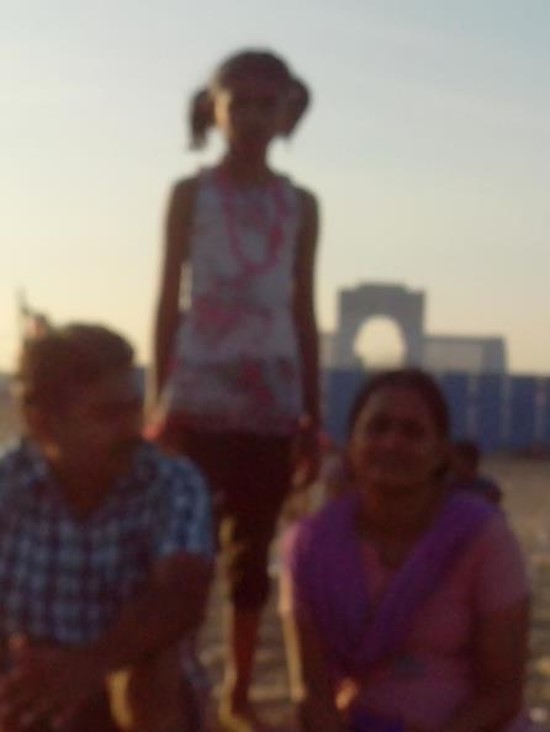
#> input picture digital-assignment-1/images/picture1.jpg, 550 x 732 px, found by its file name
$ python filtering_with_morphological_operators.py
#> lines starting #> are read from the running program, lines starting #| are printed output that depends on the picture; after the words box and inside, x2 and y2 are one past the last pixel; in counts of white or black regions, pixels touching at a corner belong together
import cv2
import numpy as np

# Load the image
img = cv2.imread('images/picture1.jpg', 0)
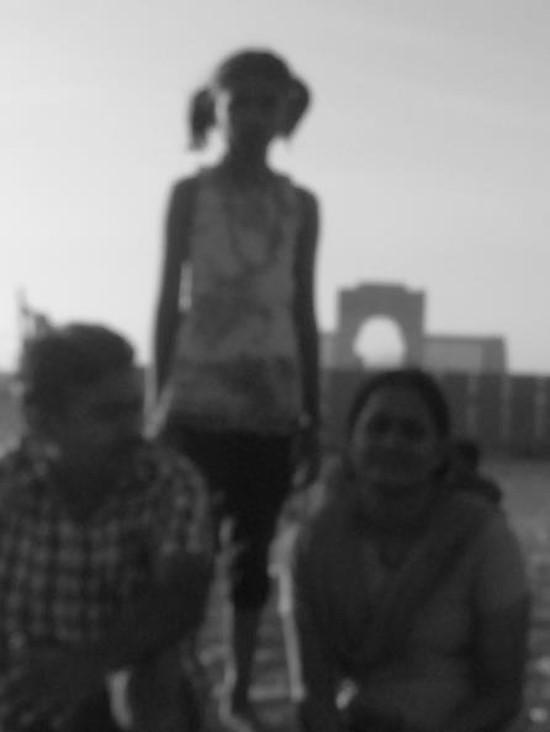
#> img: shape (732, 550); min 10, max 237, mean 110.5

# Define the structuring element for morphological operations
kernel = cv2.getStructuringElement(cv2.MORPH_ELLIPSE, (5, 5))

# Apply morphological closing to remove noise
img_closed = cv2.morphologyEx(img, cv2.MORPH_CLOSE, kernel)

# Apply morphological gradient to enhance edges
img_gradient = cv2.morphologyEx(img_closed, cv2.MORPH_GRADIENT, kernel)
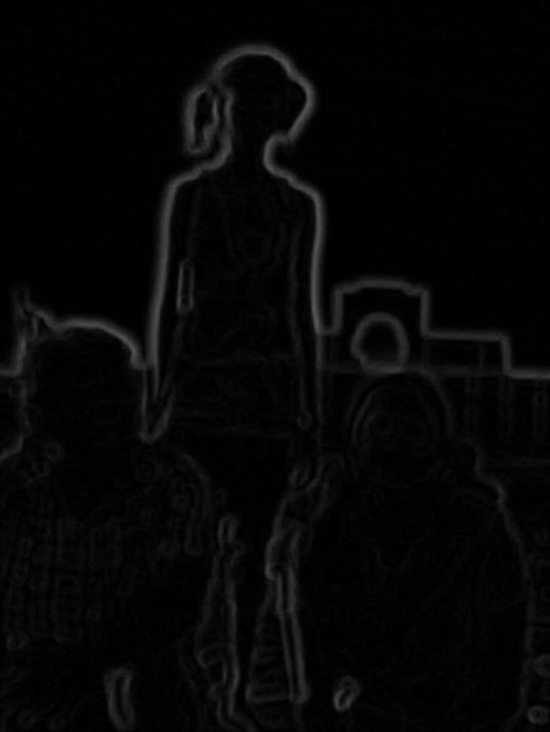
#> img_gradient: shape (732, 550); min 0, max 88, mean 5.9

# Apply adaptive thresholding to obtain a binary image
img_binary = cv2.adaptiveThreshold(img_gradient, 255, cv2.ADAPTIVE_THRESH_MEAN_C, cv2.THRESH_BINARY_INV, 11, 2)
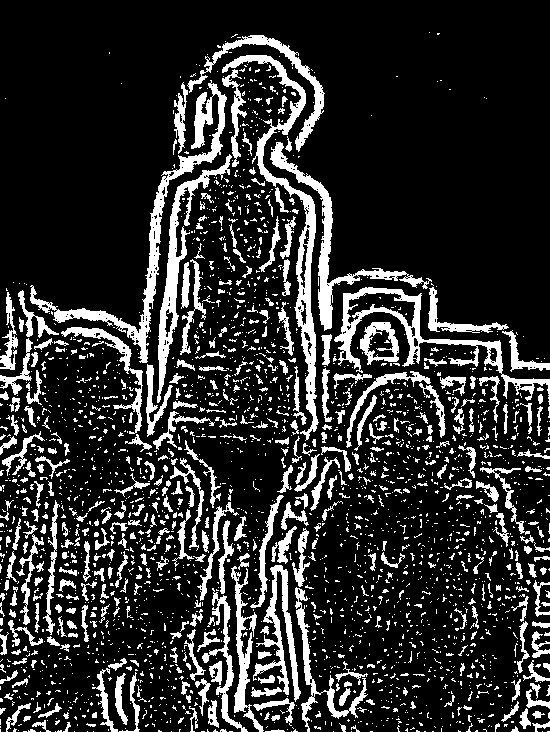
#> img_binary: shape (732, 550); 17.9% white; 2500 white regions (2046 under 20 px), largest, box (x1, y1, x2, y2) and area: (30, 80, 227, 363) 4300, (222, 55, 319, 441) 4156, (334, 287, 550, 405) 3325

# Display the results
cv2.imshow('Input Image', img)
cv2.imshow('Enhanced Image', img_binary)
cv2.waitKey(0)
cv2.destroyAllWindows()

$ run again, with digital-assignment-1/images/picture2.jpg copied over digital-assignment-1/images/picture1.jpg
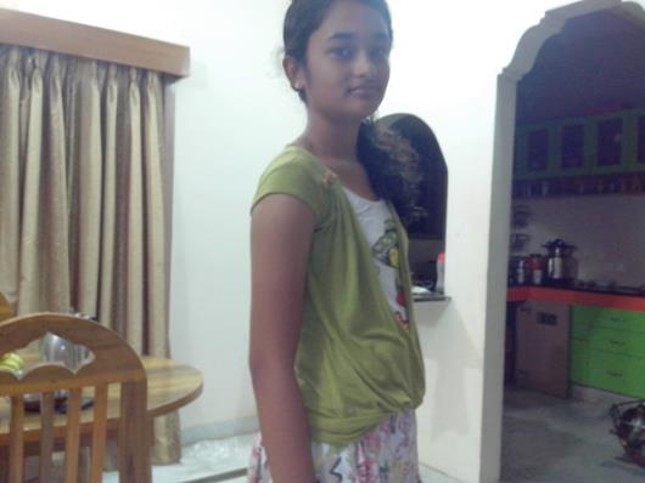
#> input picture digital-assignment-1/images/picture2.jpg, 645 x 483 px, found by its file name
#> `img_gradient = cv2.morphologyEx(img_closed, cv2.MORPH_GRADIENT, kernel)`:
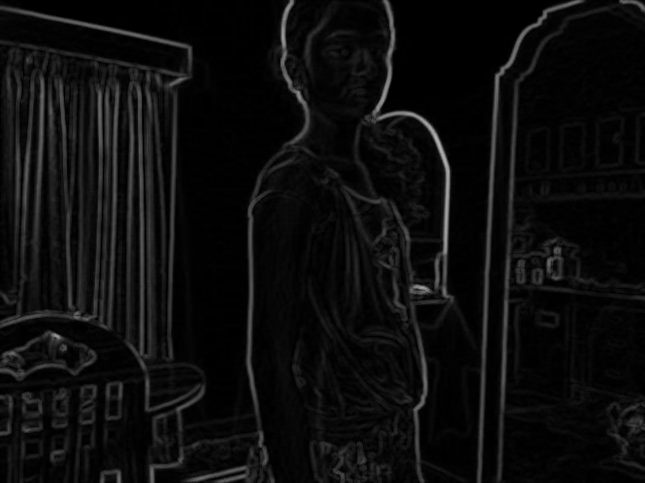
#> img_gradient: shape (483, 645); min 0, max 182, mean 12.8
#> `img_binary = cv2.adaptiveThreshold(img_gradient, 255, cv2.ADAPTIVE_THR..`:
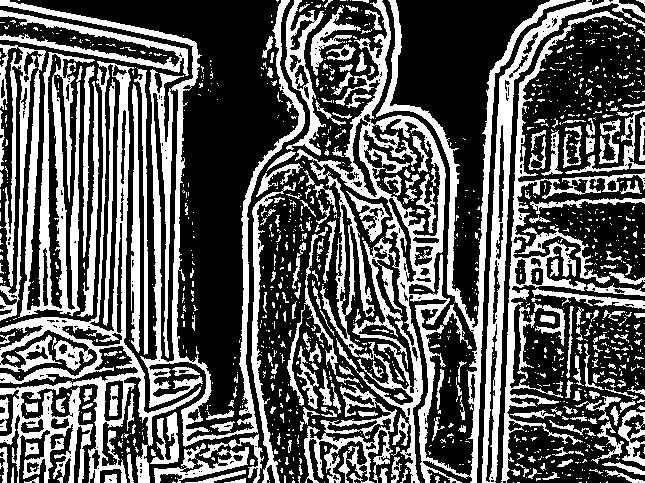
#> img_binary: shape (483, 645); 36.1% white; 1199 white regions (951 under 20 px), largest, box (x1, y1, x2, y2) and area: (295, 0, 575, 483) 20761, (0, 61, 201, 483) 13417, (0, 0, 305, 447) 11100
